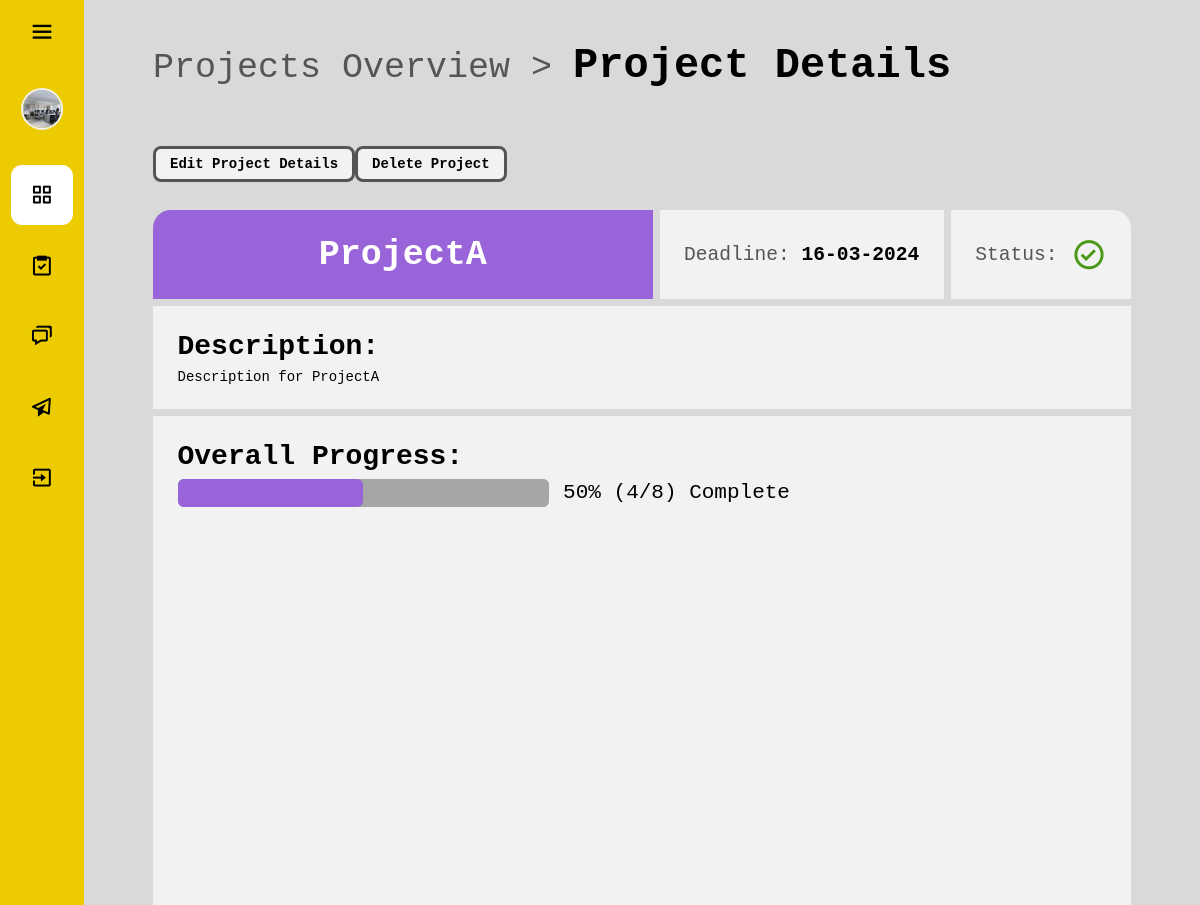
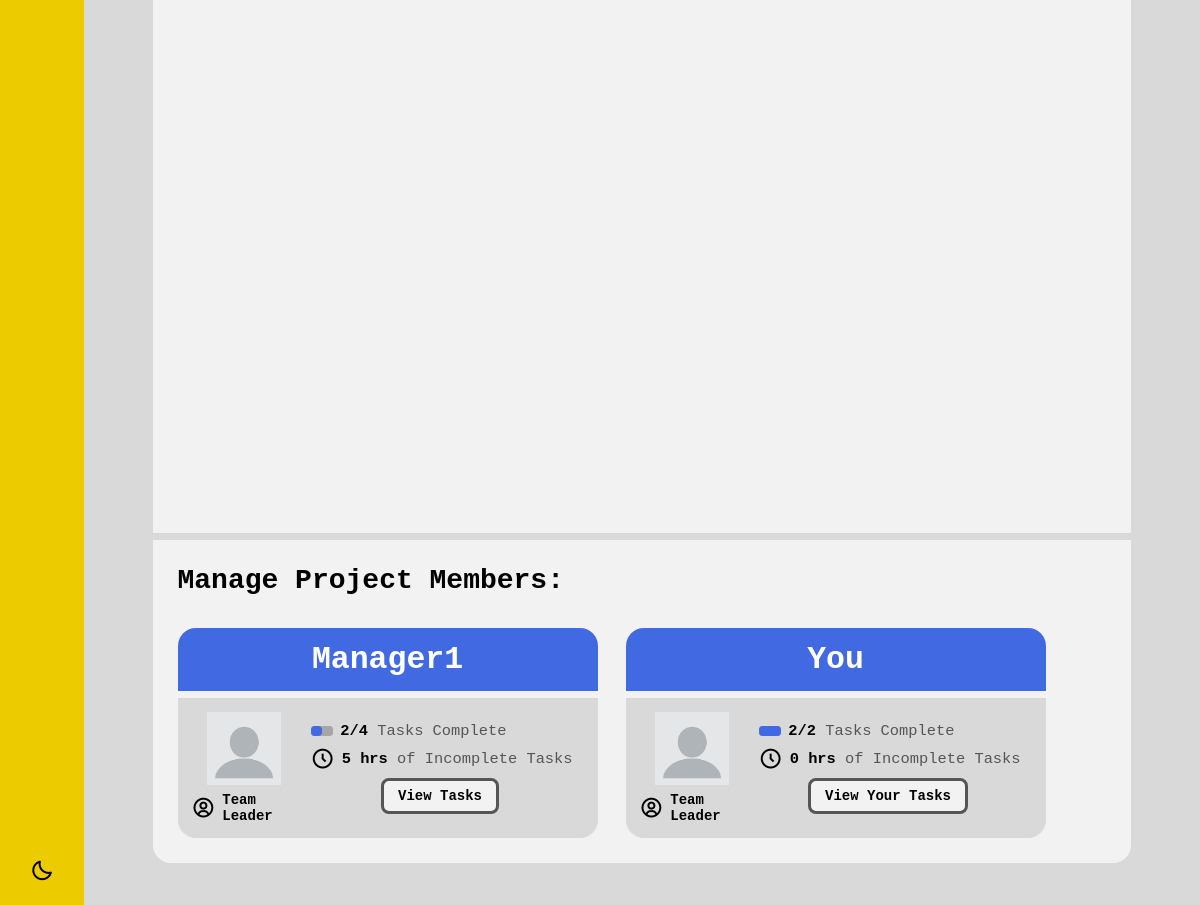
The page /part_2_system/php-pages/employee/project-details.php?id=1 (signed in) on the database its author committed (2 pictures, top to bottom).
### tables this page shows
CREATE TABLE `projects` (
  `ProjectID` int(11) NOT NULL,
  `ProjectName` varchar(255) NOT NULL,
  `Description` varchar(255) DEFAULT NULL,
  `DueDate` date DEFAULT NULL,
  `Status` varchar(50) DEFAULT NULL,
  `ManagerID` int(11) DEFAULT NULL,
  `Colour` varchar(20) DEFAULT NULL
);

CREATE TABLE `users` (
  `UserID` int(11) NOT NULL,
  `Username` varchar(255) NOT NULL,
  `Email` varchar(255) NOT NULL,
  `Password` varchar(255) NOT NULL,
  `UserType` varchar(50) NOT NULL,
  `isMod` int(11) NOT NULL
);

CREATE TABLE `userprojects` (
  `UserID` int(11) NOT NULL,
  `ProjectID` int(11) NOT NULL,
  `IsTeamLeader` tinyint(1) NOT NULL
);

### part_2_system/php-pages/other/project-queries.php (called while the page is built, shortened)
<?php
function getProjectData($conn, $projectID) {
    $sql = "SELECT *
            FROM projects p
            LEFT JOIN userprojects up ON p.ProjectID = up.ProjectID
            WHERE p.ProjectID = " . $projectID;
    $result = $conn->query($sql);
    $project = $result->fetch_assoc();
    return $project;
}
function getProjectTaskCountData($conn, $projectID) {
    $sql = "SELECT
                p.ProjectID,
                p.ProjectName,
                SUM(CASE WHEN t.TaskStatus = 'Complete' THEN 1 ELSE 0 END) AS TotalComplete,
                SUM(CASE WHEN t.TaskStatus != 'Complete' THEN 1 ELSE 0 END) AS TotalIncomplete
            FROM
                projects p
            LEFT JOIN
                taskprojects tp ON p.ProjectID = tp.ProjectID
            LEFT JOIN
                tasks t ON tp.TaskID = t.TaskID
            WHERE
                p.ProjectID = ". $projectID ."
            GROUP BY
                p.ProjectID, p.ProjectName;";
    $result = query($conn, $sql);
    $project_task_count = $result->fetch_assoc();
    $project_task_count["Total"] = $project_task_count["TotalComplete"] + $project_task_count["TotalIncomplete"];
    $total = $project_task_count["Total"];
    $project_task_count["ProgressFraction"] = $project_task_count["TotalComplete"] . "/" . $total;
    $project_task_count["ProgressPercent"] = ($total > 0) ? strval(intval($project_task_count["TotalComplete"] / $total * 100)) : 0;
    return $project_task_count;
}
function getMemberData($conn, $project_id, $include_task_count_data = false) {
    $sql = "SELECT
                u.*
            FROM
                users u
            LEFT JOIN
                userprojects up ON u.UserID = up.UserID
            WHERE
                up.ProjectID = ". $project_id ."
            GROUP BY
                u.UserID, u.Username;";
    $result = query($conn, $sql);
    $project_members = [];
    foreach ($result->fetch_all(MYSQLI_ASSOC) as $member) {
        $project_members[$member["UserID"]] = $member;
    }
    if ($include_task_count_data) {
        $task_count_per_member = getMemberTaskCountData($conn, $project_id);
        foreach ($project_members as $user_id => $member_data) {
            $task_count_data = $task_count_per_member[$user_id];
            $project_members[$user_id]["TaskCountData"] = $task_count_data;
        }
    }
    return $project_members;
}
function getMemberTaskCountData($conn, $project_id) {
    $sql = "SELECT
                u.UserID,
                u.Username,
                SUM(CASE WHEN tp.ProjectID = ".$project_id." AND t.TaskStatus = 'Complete' THEN 1 ELSE 0 END) AS TotalComplete,
                SUM(CASE WHEN tp.ProjectID = ".$project_id." AND t.TaskStatus != 'Complete' THEN 1 ELSE 0 END) AS TotalIncomplete,
                SUM(CASE WHEN tp.ProjectID = ".$project_id." AND t.TaskStatus != 'Complete' THEN t.TaskDuration ELSE 0 END) AS TotalIncompleteDuration,
                SUM(CASE WHEN tp.ProjectID = ".$project_id." THEN t.TaskDuration ELSE 0 END) AS TotalDuration
            FROM
                users u
            LEFT JOIN
                userprojects up ON up.UserID = u.UserID
            LEFT JOIN
                usertasks ut ON ut.UserID = u.UserID
            LEFT JOIN
                tasks t ON t.TaskID = ut.TaskID
            LEFT JOIN
                taskprojects tp ON tp.TaskID = ut.TaskID
            WHERE
                up.ProjectID = ".$project_id."
            GROUP BY
                u.UserID";
    $result = query($conn, $sql);
    $task_count_per_user = [];
    foreach ($result->fetch_all(MYSQLI_ASSOC) as $row) {
        $total = $row["TotalComplete"] + $row["TotalIncomplete"];
        $task_count_per_user[$row["UserID"]] = [
            "Username" => $row["Username"],
            "TotalComplete" => $row["TotalComplete"],
            "TotalIncomplete" => $row["TotalIncomplete"],
            "Total" => $total,
            "TotalIncompleteDuration" => $row["TotalIncompleteDuration"],
            "TotalDuration" => $row["TotalDuration"],
            "ProgressFraction" => $row["TotalComplete"] . "/" . $total,
            "ProgressPercent" => ($total > 0) ? strval(intval($row["TotalComplete"] / $total * 100)) : 0
        ];
    }
    return $task_count_per_user;
}
function isTeamLeader($conn, $user_id, $project_id) {
    $sql = "SELECT *
            FROM userprojects
            WHERE UserID = " . $user_id . " AND ProjectID = " . $project_id;
    $result = query($conn, $sql);
    if ($result->num_rows == 0) {
        return "0";
    }
    else {
        $user_project_data = $result->fetch_assoc();
        return ($user_project_data["IsTeamLeader"]);
    }
}

### part_2_system/server.php (called while the page is built, shortened)
<?php
function query($conn,$sql){
    $result = $conn->query($sql);
    return $result;
}
?>

### part_2_system/php-pages/other/status-icon.php (called while the page is built)
<?php
function getStatusIconClass($status) {
    $icon_classes = [
        "ongoing" => "bx-refresh",
        "complete" => "bx-check-circle",
        "paused" => "bx-pause-circle",
        "overdue" => "bx-alarm-exclamation",
        "not started" => "bx-dots-horizontal-rounded"
    ];
    $status = strtolower($status);
    return $icon_classes[$status];
}

### part_2_system/php-pages/employee/project-details.php (the view, shortened to what this page needs)
<?php
$project_id = $_GET["id"];
include_once "../../server.php";
include_once "../other/project-queries.php";
include_once "../other/status-icon.php";
include_once "../components/sidebar-component.php";
$conn = connect();
$project_data = getProjectData($conn, $project_id);
$is_team_leader = isTeamLeader($conn, $_SESSION["user_id"], $project_id);
$isProjectManager = ($is_team_leader == "1") || ($_SESSION["user_type"] == "Manager");
$project_user_role = ($isProjectManager) ? "Team Leader" : "Member";
$project_task_count_data = getProjectTaskCountData($conn, $project_id);
$project_members = getMemberData($conn, $project_id, true);
?>
<!DOCTYPE html>
<html lang="en" data-theme="light" data-project-id="<?=$project_id?>" data-user-id="<?=$_SESSION["user_id"]?>" data-is-manager="<?=($isProjectManager) ? 1 : 0?>">
<head>
    <link href='https://unpkg.com/boxicons@2.1.4/css/boxicons.min.css' rel='stylesheet'>
    <link rel="stylesheet" href="../../css/main.css">
    <link rel="stylesheet" href="../../css/dash.css">
    <link rel="stylesheet" href="../../css/modal-form-style.css">
    <link rel="stylesheet" href="../../css/overview.css">
    <link rel="stylesheet" href="../../css/project-details.css">
    <link rel="stylesheet" href="../../css/status-icons.css">
    <link rel="stylesheet" href="../../css/to-do-list-style.css">
</head>
<body>
<div class="page-container">
    <?=getSidebarComponent("overview", $_SESSION["username"], "../../images/office2.jpeg");?>
    <main class="main-content">
        <div class="central">
            <header style="margin-bottom: 2rem">
                <h1 class="breadcrumb"><a href="./project-overview.php">Projects Overview</a> > <b>Project Details</b></h1>
                <?php
                if ($isProjectManager) {
                    echo '<button class="button open-modal" data-target-id="edit-project-modal">Edit Project Details</button>';
                    if ($project_data["Status"] == "Complete" || $project_data["Status"] == "Not Started") {
                        echo '<button class="button open-modal" data-target-id="confirm-delete-project">Delete Project</button>';
                    }
                }
                ?>
            </header>
            <section class="project-details burger-layout" style="--project-colour: <?=$project_data["Colour"]?>">
                <header class="row">
                    <h2><?=$project_data["ProjectName"]?></h2>
                    <div>
                        <p>Deadline: <b><?= DateTime::createFromFormat("Y-m-d", $project_data["DueDate"])->format("d-m-Y")?></b></p>
                    </div>
                    <div class="status-section">
                        <p>Status:</p>
                        <i class="bx <?=getStatusIconClass($project_data["Status"])?>"></i>
                    </div>
                </header>
                <section>
                    <h3>Description:</h3>
                    <p style="white-space: pre-wrap;"><?=$project_data["Description"]?></p>
                </section>
                <section>
                    <h3>Overall Progress:</h3>
                    <div class="project-progress">
                        <progress value="<?=$project_task_count_data["ProgressPercent"]?>" max="100" class="project-progress-bar"></progress>
                        <p><?=$project_task_count_data["ProgressPercent"]?>% (<?=$project_task_count_data["ProgressFraction"]?>) Complete</p>
                    </div>
                    <div class="chart-container">
                        <div id="columnChartContainer" style="height: 450px; width: 45%; min-width: 500px;"></div>
                        <div id="pieChartContainer" style="height: 450px; width: 45%; min-width: 500px;"></div>
                    </div>
                </section>
                <section class="list-container">
                    <header>
                        <h3>
                            <?php if ($isProjectManager) {
                                echo "Manage Project Members:";
                            }
                            else {
                                echo "Project Members:";
                            }?>
                        </h3>
                    </header>
                    <ul class="employee-list" id="project-members">
                        <?php
                        foreach ($project_members as $id => $member_data) {
                            echo '
                                <li class="burger-layout employee-card" style="--employee-colour: '."royalblue".'">
                                    <h4>'.(($id == $_SESSION["user_id"]) ? "You" : $member_data["Username"]).'</h4>
                                    <div class="employee-details">
                                        <div class="profile">
                                            <img src="../../images/blank-user.png" alt="Employee Profile Image">
                                            <div class="role">
                                                <i class="bx bx-user-circle"></i>
                                                <b>'.$project_user_role.'</b>
                                            </div>
                                        </div>
                                        <div class="progress">
                                            <div>
                                                <progress value="'.$member_data["TaskCountData"]["ProgressPercent"].'" max="100" class="project-progress-bar"></progress>
                                                <p><b>'.$member_data["TaskCountData"]["ProgressFraction"].'</b> Tasks Complete</p>
                                            </div>
                                            <div><i class="bx bx-time-five"></i> <p><b>'.$member_data["TaskCountData"]["TotalIncompleteDuration"].' hrs</b> of Incomplete Tasks</p></div>
                                            '.
                                            (($id == $_SESSION["user_id"] || $isProjectManager) ?
                                            '
                                            <button class="button view-tasks open-modal" data-target-id="project-member-tasks-modal" data-member-id="'.$id.'" title="Click to view Member\'s Tasks!">
                                                '.(($id == $_SESSION["user_id"]) ? "View Your Tasks" : "View Tasks").'
                                            </button>'
                                            : '') .'
                                        </div>
                                    </div>
                                </li>';
                        }
                        ?>
                    </ul>
                </section>
            </section>
        </div>
    </main>
</div>
</body>
</html>

### rows shown on the page
projects: ProjectName "ProjectA", DueDate "16-03-2024", Description "Description for ProjectA"
users: Username "Manager1", $member_data["TaskCountData"]["ProgressPercent"] 50 (drawn), ProgressFraction "2/4", TotalIncompleteDuration "5", shows "View Tasks"
userprojects: IsTeamLeader "Team Leader"
users: shows "You", $member_data["TaskCountData"]["ProgressPercent"] 100 (drawn), ProgressFraction "2/2", TotalIncompleteDuration "0", shows "View Your Tasks"

### other values the page prints
$project_task_count_data["ProgressPercent"] "50"
$project_task_count_data["ProgressFraction"] "4/8"
